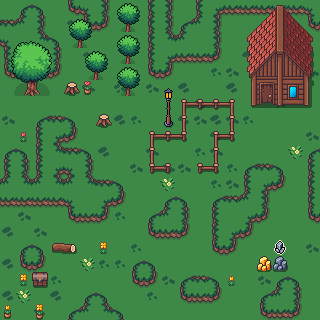

A 2D game scene composited from a Tiled map and its tileset images. What follows is a short description and the map's XML, with every tile layer's data as written:
An orthogonal 20x20 tile map with 16x16 px tiles, 2 tile layers (Terrain, Decorations), 2 tilesets and 2 objects.

<map version="1.10" tiledversion="1.11.2" orientation="orthogonal" renderorder="right-down" width="20" height="20" tilewidth="16" tileheight="16" infinite="0" backgroundcolor="#3e8948" nextlayerid="4" nextobjectid="4">
 <tileset firstgid="1" source="../tilesets/tilesets.tsx" />
 <tileset firstgid="257" source="../tilesets/decorations.tsx" />
 <layer id="1" name="Terrain" width="20" height="20">
  <data encoding="csv">
18,49,50,18,65,3,17,18,18,19,17,18,19,1,2,2,2,2,2,3,
34,35,17,18,81,65,66,18,18,19,17,49,35,17,18,18,18,18,81,65,
3,51,33,50,18,18,18,18,18,19,33,35,51,17,18,18,82,18,18,18,
19,51,51,17,18,81,18,18,18,19,1,2,2,66,18,83,18,18,18,18,
65,2,2,66,18,18,18,18,18,65,66,18,18,81,82,18,18,18,81,82,
18,18,18,18,82,82,18,82,18,82,18,83,18,18,83,18,18,18,18,18,
18,18,18,18,18,18,18,18,18,18,18,18,83,18,18,18,18,81,18,18,
82,18,49,34,50,18,18,83,81,18,18,83,82,83,82,81,18,18,18,18,
18,18,19,1,66,18,18,18,18,18,18,18,18,83,18,18,18,18,18,82,
49,50,19,33,34,50,83,18,18,82,18,18,81,82,18,18,18,18,18,49,
19,17,19,1,3,17,18,18,82,18,82,82,18,18,81,49,34,50,18,19,
35,33,35,33,35,33,34,50,18,18,18,18,18,81,82,19,1,66,18,19,
2,2,2,2,3,51,1,66,18,18,49,50,18,49,34,35,17,18,18,19,
18,82,18,18,65,2,66,81,18,49,35,17,18,19,51,1,66,18,18,65,
83,18,82,18,18,18,18,18,18,65,2,66,18,19,1,66,18,18,18,18,
18,49,50,18,18,18,18,18,81,18,18,18,18,65,66,18,18,83,18,82,
83,65,66,18,18,18,81,81,49,50,18,18,18,18,18,18,18,82,18,18,
18,18,18,81,18,18,18,18,65,66,82,49,34,50,18,18,82,49,50,18,
83,18,18,83,18,49,50,18,18,81,18,65,2,66,18,18,49,35,17,18,
18,18,83,18,49,35,33,50,18,18,18,18,18,18,18,18,65,2,66,18
</data>
 </layer>
 <layer id="2" name="Decorations" width="20" height="20">
  <data encoding="csv">
0,0,0,0,0,0,0,460,461,0,0,0,0,0,0,264,265,266,267,268,
0,0,0,0,460,461,0,476,477,0,0,0,0,0,0,280,281,282,283,284,
376,377,378,379,476,477,0,460,461,0,0,0,0,0,0,296,297,298,299,300,
392,393,394,395,0,460,461,476,477,0,0,0,0,0,0,312,313,314,315,316,
408,409,410,411,0,476,477,460,461,0,0,0,0,0,0,328,329,330,331,332,
424,425,426,427,289,403,0,476,477,0,325,0,0,0,0,344,345,346,347,348,
0,0,0,0,0,0,0,0,0,0,341,397,382,382,399,360,361,362,363,364,
0,0,0,0,0,0,289,0,0,0,357,396,0,0,396,0,0,0,0,0,
0,385,0,0,0,0,0,0,0,397,382,431,0,397,431,0,0,0,0,0,
0,0,0,0,0,0,0,0,0,396,0,0,0,396,0,0,0,0,273,0,
0,0,0,0,0,0,0,0,0,429,383,0,381,431,0,0,0,0,0,0,
0,0,0,0,0,0,0,0,0,0,273,0,0,0,0,0,0,0,0,0,
0,0,0,0,0,0,0,0,0,0,0,0,0,0,0,0,0,0,0,0,
0,0,0,0,0,0,0,0,0,0,0,0,0,0,0,0,0,0,0,0,
0,0,0,0,0,0,0,0,0,0,0,0,0,0,0,0,0,0,0,0,
0,0,0,369,370,0,418,0,0,0,0,0,0,0,0,0,0,322,0,0,
0,0,0,0,0,273,0,0,0,0,0,0,0,0,0,0,337,305,0,0,
0,418,506,0,0,0,0,0,0,0,0,0,0,0,386,0,0,0,0,0,
0,273,0,0,0,0,0,0,0,0,0,0,0,0,0,0,0,0,0,0,
388,0,420,0,0,0,0,0,0,0,0,0,0,0,0,0,0,0,0,0
</data>
 </layer>
 <objectgroup id="3" name="Things">
  <object id="2" x="184" y="152">
   <properties>
    <property name="type" value="start" />
   </properties>
   <point />
  </object>
  <object id="3" x="264" y="104">
   <properties>
    <property name="type" value="trigger" />
   </properties>
   <point />
  </object>
 </objectgroup>
</map>